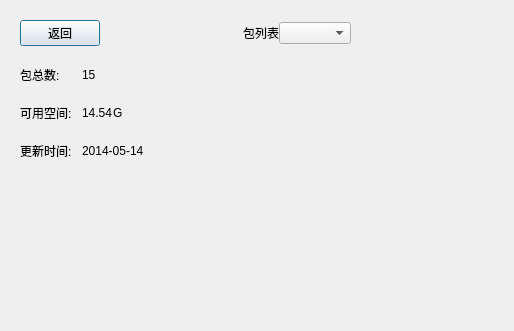
<?xml version="1.0" encoding="UTF-8"?>
<ui version="4.0">
 <class>wenjian</class>
 <widget class="QDialog" name="wenjian">
  <property name="geometry">
   <rect>
    <x>0</x>
    <y>0</y>
    <width>514</width>
    <height>331</height>
   </rect>
  </property>
  <property name="minimumSize">
   <size>
    <width>400</width>
    <height>200</height>
   </size>
  </property>
  <property name="windowTitle">
   <string>Form</string>
  </property>
  <layout class="QGridLayout" name="gridLayout">
   <property name="horizontalSpacing">
    <number>10</number>
   </property>
   <property name="verticalSpacing">
    <number>20</number>
   </property>
   <property name="margin">
    <number>20</number>
   </property>
   <item row="0" column="0" colspan="4">
    <layout class="QHBoxLayout" name="horizontalLayout">
     <item>
      <widget class="QPushButton" name="returnBtn">
       <property name="text">
        <string>返回</string>
       </property>
      </widget>
     </item>
     <item>
      <spacer name="horizontalSpacer">
       <property name="orientation">
        <enum>Qt::Horizontal</enum>
       </property>
       <property name="sizeHint" stdset="0">
        <size>
         <width>78</width>
         <height>20</height>
        </size>
       </property>
      </spacer>
     </item>
     <item>
      <widget class="QLabel" name="label">
       <property name="text">
        <string>包列表</string>
       </property>
      </widget>
     </item>
     <item>
      <widget class="QComboBox" name="comboBox">
       <property name="sizeAdjustPolicy">
        <enum>QComboBox::AdjustToContents</enum>
       </property>
      </widget>
     </item>
     <item>
      <spacer name="horizontalSpacer_2">
       <property name="orientation">
        <enum>Qt::Horizontal</enum>
       </property>
       <property name="sizeHint" stdset="0">
        <size>
         <width>40</width>
         <height>20</height>
        </size>
       </property>
      </spacer>
     </item>
    </layout>
   </item>
   <item row="2" column="0">
    <widget class="QLabel" name="label_2">
     <property name="sizePolicy">
      <sizepolicy hsizetype="Fixed" vsizetype="Preferred">
       <horstretch>0</horstretch>
       <verstretch>0</verstretch>
      </sizepolicy>
     </property>
     <property name="text">
      <string>可用空间:</string>
     </property>
    </widget>
   </item>
   <item row="2" column="1" colspan="3">
    <layout class="QHBoxLayout" name="horizontalLayout_2">
     <item>
      <widget class="QLabel" name="cardspaceLabel">
       <property name="text">
        <string>14.54</string>
       </property>
      </widget>
     </item>
     <item>
      <widget class="QLabel" name="label_4">
       <property name="sizePolicy">
        <sizepolicy hsizetype="Expanding" vsizetype="Preferred">
         <horstretch>0</horstretch>
         <verstretch>0</verstretch>
        </sizepolicy>
       </property>
       <property name="text">
        <string>G</string>
       </property>
      </widget>
     </item>
    </layout>
   </item>
   <item row="3" column="0">
    <widget class="QLabel" name="label_5">
     <property name="text">
      <string>更新时间:</string>
     </property>
    </widget>
   </item>
   <item row="4" column="0">
    <spacer name="verticalSpacer">
     <property name="orientation">
      <enum>Qt::Vertical</enum>
     </property>
     <property name="sizeHint" stdset="0">
      <size>
       <width>20</width>
       <height>40</height>
      </size>
     </property>
    </spacer>
   </item>
   <item row="1" column="0">
    <widget class="QLabel" name="label_3">
     <property name="sizePolicy">
      <sizepolicy hsizetype="Fixed" vsizetype="Preferred">
       <horstretch>0</horstretch>
       <verstretch>0</verstretch>
      </sizepolicy>
     </property>
     <property name="text">
      <string>包总数:</string>
     </property>
    </widget>
   </item>
   <item row="1" column="1">
    <widget class="QLabel" name="pkgLabel">
     <property name="minimumSize">
      <size>
       <width>30</width>
       <height>0</height>
      </size>
     </property>
     <property name="text">
      <string>15</string>
     </property>
    </widget>
   </item>
   <item row="3" column="1">
    <widget class="QLabel" name="ldateLabel">
     <property name="text">
      <string>2014-05-14</string>
     </property>
    </widget>
   </item>
  </layout>
 </widget>
 <resources/>
 <connections>
  <connection>
   <sender>returnBtn</sender>
   <signal>clicked()</signal>
   <receiver>wenjian</receiver>
   <slot>onreturn()</slot>
   <hints>
    <hint type="sourcelabel">
     <x>52</x>
     <y>38</y>
    </hint>
    <hint type="destinationlabel">
     <x>53</x>
     <y>70</y>
    </hint>
   </hints>
  </connection>
  <connection>
   <sender>comboBox</sender>
   <signal>currentIndexChanged(int)</signal>
   <receiver>wenjian</receiver>
   <slot>onPkgChanged(int)</slot>
   <hints>
    <hint type="sourcelabel">
     <x>261</x>
     <y>38</y>
    </hint>
    <hint type="destinationlabel">
     <x>357</x>
     <y>61</y>
    </hint>
   </hints>
  </connection>
 </connections>
 <slots>
  <slot>onreturn()</slot>
  <slot>onPkgChanged(int)</slot>
 </slots>
</ui>
